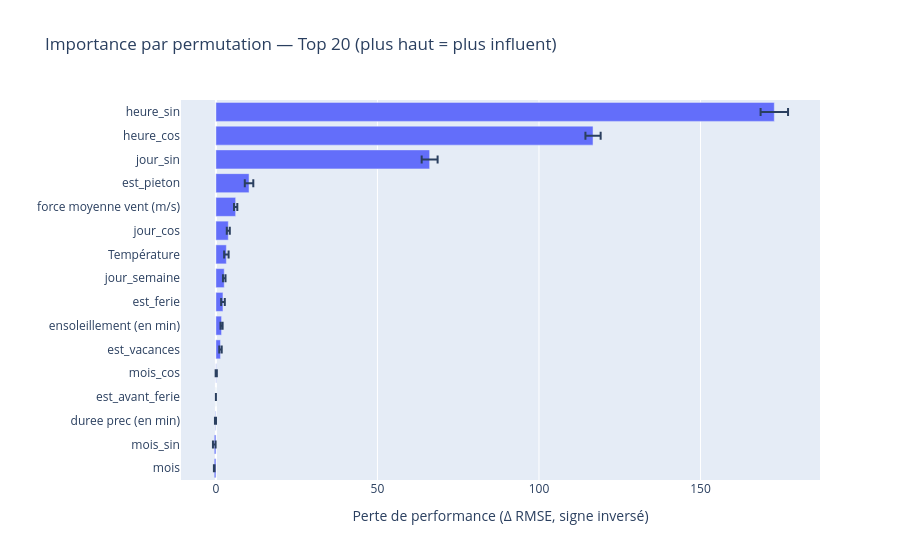

The cell this chart's notebook holds for it:
### Code cell
from sklearn.inspection import permutation_importance
import pandas as pd
import numpy as np
import plotly.express as px

# 1) Importance par permutation sur le pipeline complet (prétraitements inclus)
perm = permutation_importance(
    estimator=pipe,
    X=X_test,
    y=y_test,
    n_repeats=20,
    random_state=42,
    scoring='neg_root_mean_squared_error'  # cohérent avec votre RMSE
)

imp_df = (
    pd.DataFrame({
        'feature': features,
        'importance_mean': perm.importances_mean,
        'importance_std': perm.importances_std
    })
    .sort_values('importance_mean', ascending=False)
)

print(imp_df.head(20))

# 2) Bar chart Plotly (top 20)
topk = imp_df.head(20).sort_values('importance_mean', ascending=True)
fig = px.bar(
    topk,
    x='importance_mean', y='feature',
    error_x='importance_std',
    orientation='h',
    title='Importance par permutation — Top 20 (plus haut = plus influent)'
)
fig.update_layout(xaxis_title="Perte de performance (Δ RMSE, signe inversé)", yaxis_title="")
fig.show()

### Figure 1 — Plotly figure (JSON) as saved in the notebook; plotly's stock layout.template omitted (floating-point values rounded to 4 significant figures)
{"data": [{"error_x": {"array": [0.09933, 0.4115, 0.1613, 0.0, 0.1836, 0.3816, 0.3277, 0.5679, 0.3912, 0.6913, 0.465, 0.5149, 1.315, 2.468, 2.356, 4.249]}, "hovertemplate": "importance_mean=%{x}<br>feature=%{y}<extra></extra>", "legendgroup": "", "marker": {"color": "#636efa", "pattern": {"shape": ""}}, "name": "", "orientation": "h", "showlegend": false, "textposition": "auto", "type": "bar", "x": [-0.5202, -0.5048, -0.1329, 0.0, 0.1045, 1.418, 1.747, 2.183, 2.577, 3.236, 3.834, 6.113, 10.26, 66.16, 116.7, 172.8], "xaxis": "x", "y": ["mois", "mois_sin", "duree prec (en min)", "est_avant_ferie", "mois_cos", "est_vacances", "ensoleillement (en min)", "est_ferie", "jour_semaine", "Température", "jour_cos", "force moyenne vent (m/s)", "est_pieton", "jour_sin", "heure_cos", "heure_sin"], "yaxis": "y"}], "layout": {"barmode": "relative", "legend": {"tracegroupgap": 0}, "title": {"text": "Importance par permutation — Top 20 (plus haut = plus influent)"}, "xaxis": {"anchor": "y", "domain": [0, 1], "title": {"text": "Perte de performance (Δ RMSE, signe inversé)"}}, "yaxis": {"anchor": "x", "domain": [0, 1], "title": {"text": ""}}}}
